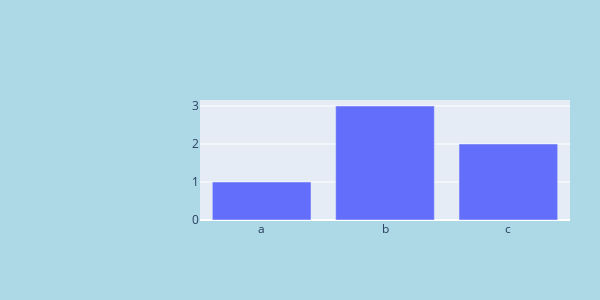

Notebook cell for this chart:
### Markdown cell above
graph_object보다는 express가 조금 더 간단함

### Code cell
#graph_object

fig=go.Figure(data=[go.Bar(x=["a", "b", "c"], y = [1,3,2])])

fig.update_layout(width=600,
                  height=300,
                  margin_l=200, #left
                  margin_r=30, #right
                  #background color
                  paper_bgcolor="lightblue"
                 )
#update_layout은 전부 그래프의 외관과 관련 사항을 컨트롤 합니다!
fig.show()

### Figure 1 — Plotly figure (JSON) as saved in the notebook; plotly's stock layout.template omitted (floating-point values rounded to 4 significant figures)
{"data": [{"type": "bar", "x": ["a", "b", "c"], "y": [1, 3, 2]}], "layout": {"height": 300, "margin": {"l": 200, "r": 30}, "paper_bgcolor": "lightblue", "width": 600, "xaxis": {"autorange": true, "range": [-0.5, 2.5], "type": "category"}, "yaxis": {"autorange": true, "range": [0, 3.158], "type": "linear"}}}
